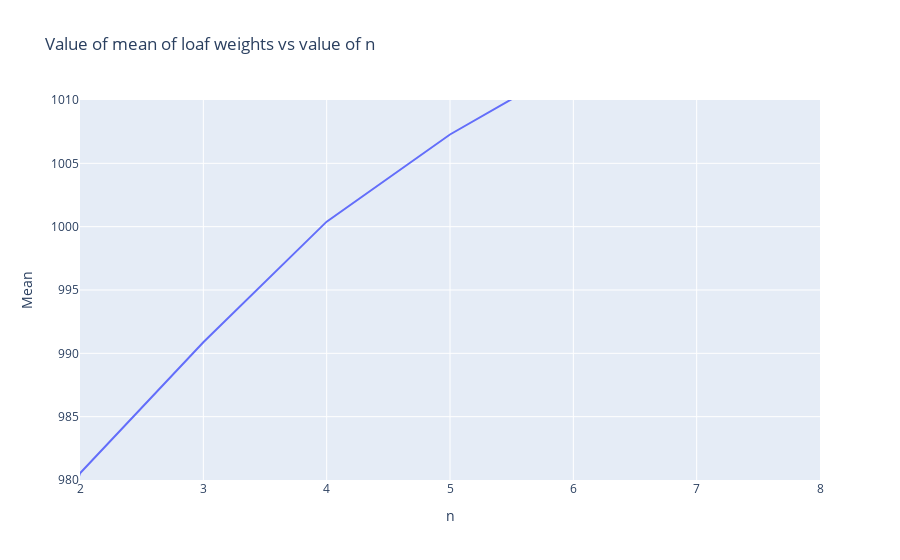

Write notebook code for a chart like this one.
### Code cell
fig.update_yaxes(range=[980,1010])
fig.update_xaxes(range=[2,8])
fig.show()
